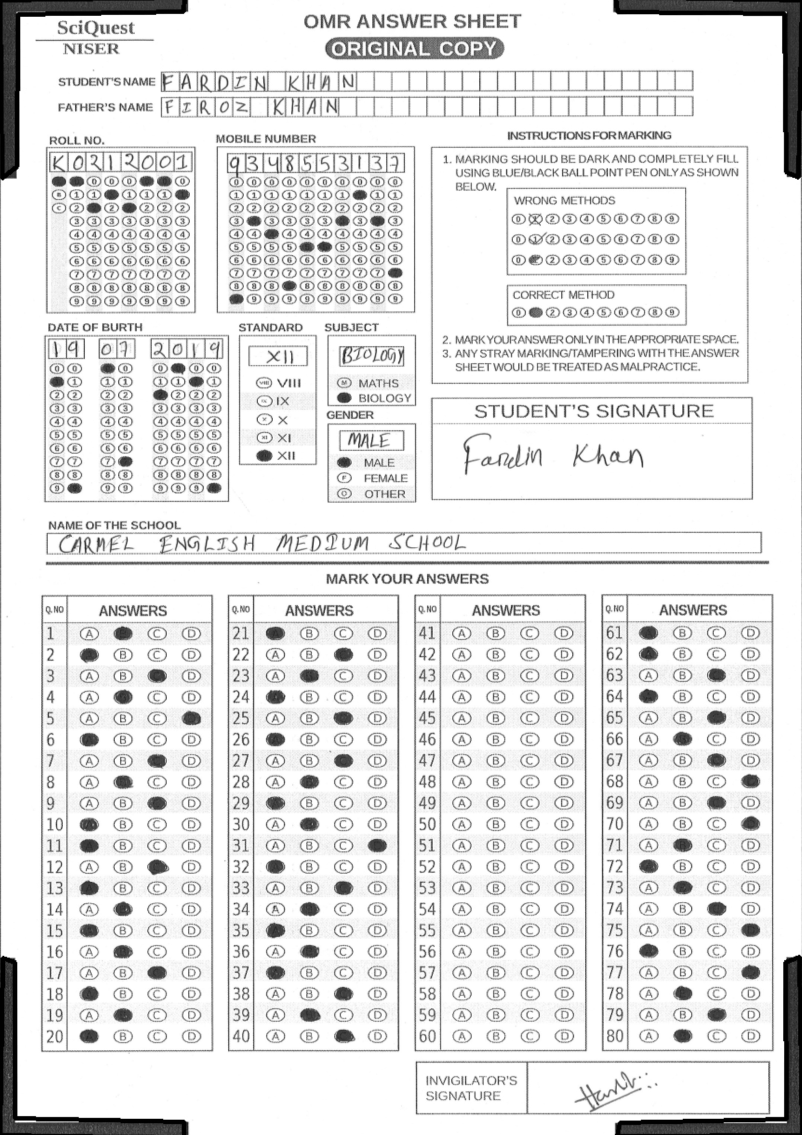
#> input picture OMR_reader/Croped/91204150515_001.jpg, 1604 x 2270 px (shown at 1/2 size); its folder holds only this picture in this run
$ python crop_pro.py --input ../Croped/91204150515_001.jpg   (older library calls are emulated)
#> lines starting #> are read from the running program, lines starting #| are printed output that depends on the picture; after the words box and inside, x2 and y2 are one past the last pixel; in counts of white or black regions, pixels touching at a corner belong together
import argparse
import cv2 as cv
import glob
import numpy as np

CORNER_FEATS = (
    0.322965313273202,
    0.19188334690998524,
    1.1514327482234812,
    0.998754685666376,
)
TRANSF_SIZE = 512
sheet_size=[1604,2270]


def corner_point_contour(contour):
    "this function will find the corner point of contour(L shaped) by \
    first find the points with longest distance and then drow a line from \
    this two points now which point is farest from the line is the corner of \
    the contour"
    p1=0
    p2=1
    line=(p1,p2)
    for i in range(6):
        for j in range(i+1,6):
            if(np.linalg.norm(contour[i]-contour[j])>np.linalg.norm(contour[p1]-contour[p2])):
                p1=i
                p2=j
            # [4 lines of commented-out code are left out]
    print(p1,p2)
    line=[p1,p2]
    exce=[i for i in range(6) if i not in line]
    print(exce)
    return contour[sorted(exce,key=lambda c:np.linalg.norm(np.cross(contour[p2]-contour[p1], contour[p1]-contour[c]))/np.linalg.norm(contour[p2]-contour[p1]),reverse=True)[0]][0]


def normalize(im):
    return cv.normalize(im, np.zeros(im.shape), 0, 255, norm_type=cv.NORM_MINMAX)

def get_approx_contour(contour, tol=.01):
    """Get rid of 'useless' points in the contour"""
    epsilon = tol * cv.arcLength(contour, True)
    return cv.approxPolyDP(contour, epsilon, True)

def get_contours(image_gray):
    im2, contours, hierarchy = cv.findContours(
        image_gray, cv.RETR_TREE, cv.CHAIN_APPROX_SIMPLE)

    #print(contours)
    #cv.imshow("im2",im2)
    #cv.imwrite("test2.png",im2,[cv.IMWRITE_PNG_COMPRESSION])

    return map(get_approx_contour, contours)

def get_corners(contours):
    return sorted(
        contours,
        key=lambda c: features_distance(CORNER_FEATS, get_features(c)))[:4]

def get_bounding_rect(contour):
    rect = cv.minAreaRect(contour)
    box = cv.boxPoints(rect)
    return np.int0(box)

def get_convex_hull(contour):
    return cv.convexHull(contour)

def get_contour_area_by_hull_area(contour):
    return (cv.contourArea(contour) /
            cv.contourArea(get_convex_hull(contour)))

def get_contour_area_by_bounding_box_area(contour):
    return (cv.contourArea(contour) /
            cv.contourArea(get_bounding_rect(contour)))

def get_contour_perim_by_hull_perim(contour):
    return (cv.arcLength(contour, True) /
            cv.arcLength(get_convex_hull(contour), True))

def get_contour_perim_by_bounding_box_perim(contour):
    return (cv.arcLength(contour, True) /
            cv.arcLength(get_bounding_rect(contour), True))

def get_features(contour):
    try:

        print(
            get_contour_area_by_hull_area(contour),
            get_contour_area_by_bounding_box_area(contour),
            get_contour_perim_by_hull_perim(contour),
            get_contour_perim_by_bounding_box_perim(contour),
        )
        return (
            get_contour_area_by_hull_area(contour),
            get_contour_area_by_bounding_box_area(contour),
            get_contour_perim_by_hull_perim(contour),
            get_contour_perim_by_bounding_box_perim(contour),
        )
    except ZeroDivisionError:
        return 4*[np.inf]

def features_distance(f1, f2):
    return np.linalg.norm(np.array(f1) - np.array(f2))

# Default mutable arguments should be harmless here
def draw_point(point, img, radius=5, color=(0, 0, 255)):
    cv.circle(img, tuple(point), radius, color, -1)


def order_points(points):
    """Order points counter-clockwise-ly."""
    origin = np.mean(points, axis=0)

    def positive_angle(p):
        x, y = p - origin
        ang = np.arctan2(y, x)
        return 2 * np.pi + ang if ang < 0 else ang

    return sorted(points, key=positive_angle)

def get_outmost_points(contours):
    return list(map(corner_point_contour,contours))

def perspective_transform(img, points):
    "Transform img so that points are the new corners"
    source = np.array(
        points,
        dtype="float32")

    dest = np.array([
        sheet_size,
        [0, sheet_size[1]],
        [0, 0],
        [sheet_size[0], 0]],
        dtype="float32")

    img_dest = img.copy()
    transf = cv.getPerspectiveTransform(source, dest)
    warped = cv.warpPerspective(img, transf, tuple(sheet_size))
    return warped


def main():

    #--------------------- taking file name form argument ---------------------------------------
    parser= argparse.ArgumentParser()

    parser.add_argument(
        "--input",
        help="Input image filename",
        required=True,
        type=str)

    args = parser.parse_args()
    print(args.input)


    # reading image
    originalImage= cv.imread(args.input,0)
#> originalImage is the input picture: shape (2270, 1604); min 0, max 255, mean 227.9
    #cv.imshow("imput image",im_org)
    #cv.waitKey()

    scale_percent = 40 # percent of original size
    width = int(originalImage.shape[1] * scale_percent / 100)
    height = int(originalImage.shape[0] * scale_percent / 100)
    dim = (width, height)
	# resize image
    im_org = cv.resize(originalImage, dim, interpolation = cv.INTER_AREA)
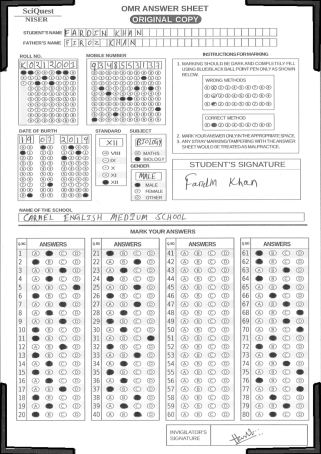
#> im_org: shape (908, 641) (shown at 1/2 size); min 0, max 255, mean 227.9


    blurred = cv.GaussianBlur(im_org,(11,11),10)
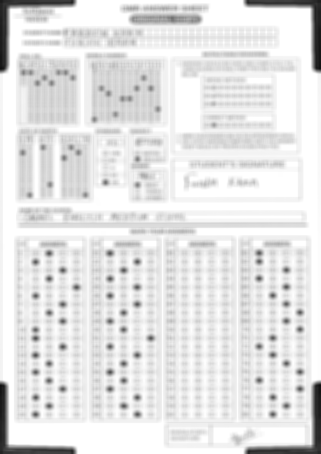
#> blurred: shape (908, 641) (shown at 1/2 size); min 15, max 255, mean 228.1


    #cv.imshow("blurred",blurred)


    im = normalize(blurred)


    #cv.imshow("im",im)

    ret, im = cv.threshold(im, 127, 255, cv.THRESH_BINARY)
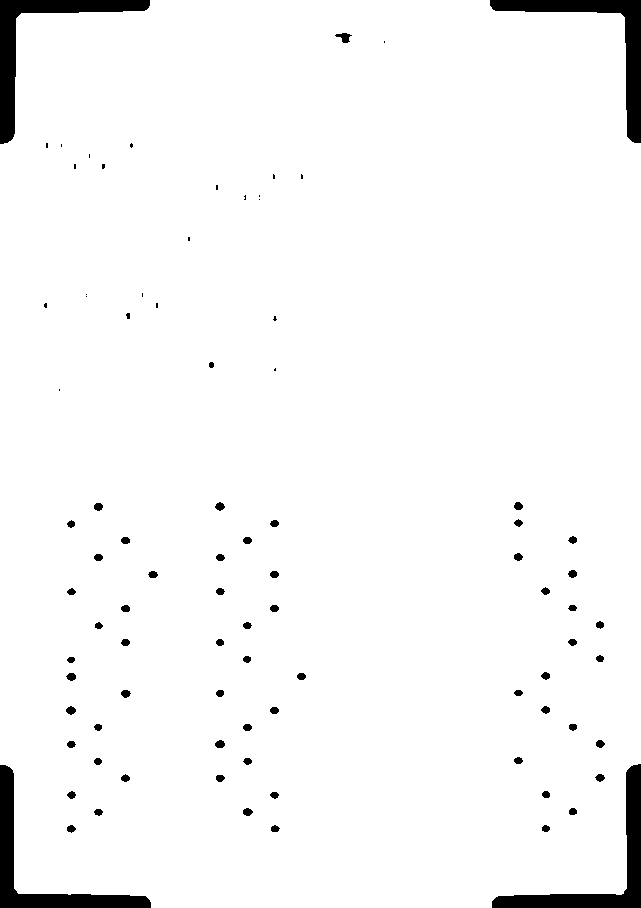
#> im: shape (908, 641); 96.8% white; 89 black regions (22 under 20 px)
    # cv.imshow("im",im)


    contours = get_contours(im)
#> in get_contours, `im2, contours, hierarchy = cv.findContours( image_gray, cv.RETR_TREE, ..`: contours = 86 contours, 21 with area under 20; largest, box (x1, y1, x2, y2) and area: (0, 0, 641, 908) 565271, (334, 32, 353, 44) 113, (214, 739, 226, 749) 74, (65, 705, 77, 716) 74, (214, 501, 226, 512) 72
    corners = get_corners(contours)
#> corners = 4 contours, 2 with area under 20; largest, box (x1, y1, x2, y2) and area: (334, 32, 353, 44) 112, (541, 824, 551, 833) 54
    cv.drawContours(im_org, corners, -1, (0, 255, 0), 3)
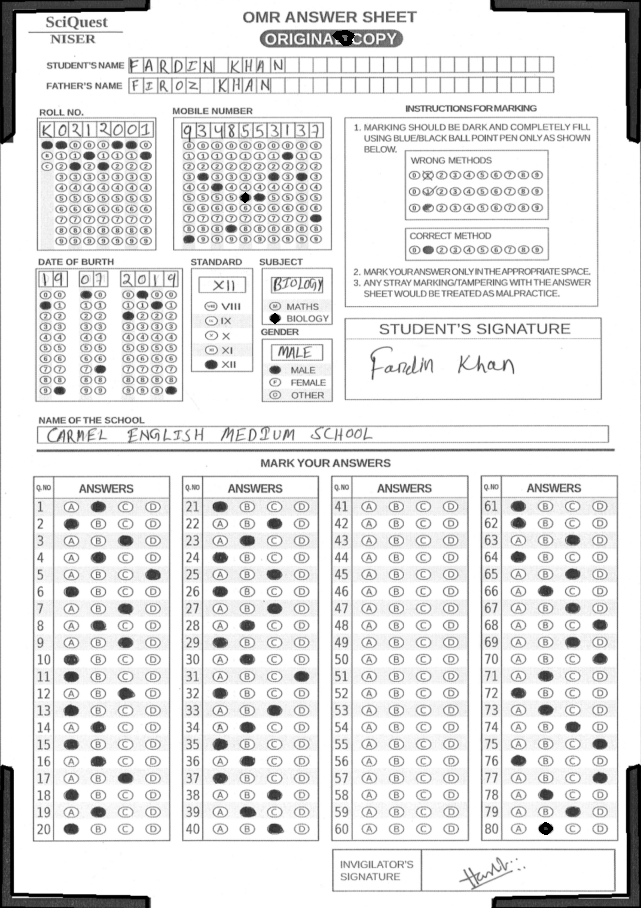
#> im_org: shape (908, 641); 0.08% of pixels changed, all inside (x1, y1, x2, y2) = (241, 30, 553, 835)

    #cv.imshow("im_orig2",im_org)


    outmost = order_points(get_outmost_points(corners))
#| 0 4
#| [1, 2, 3, 5]
#| 0 5
#| [1, 2, 3, 4]
#| 0 5
#| [1, 2, 3, 4]
#> in order_points, `origin = np.mean(points, axis=0)`: origin = [353.2, 343.8]
#> in positive_angle, `x, y = p - origin`: x = -11.25; y = -311.8
#> in positive_angle, `ang = np.arctan2(y, x)`: ang = -1.61
#> outmost = [[548, 825], [277, 319], [246, 199], [342, 32]]

    # for i in outmost:
        # draw_point(i, im_org, radius=5, color=(255, 0, 0))

    cropedImage = perspective_transform(im_org, outmost)
#> in perspective_transform, `transf = cv.getPerspectiveTransform(source, dest)`: transf = [[-11.15, 2.88, 2168.7], [-3.34, -1.92, 1204.8], [-0.00589, 0.00152, 1]]
#> in perspective_transform, `warped = cv.warpPerspective(img, transf, tuple(sheet_size))`:
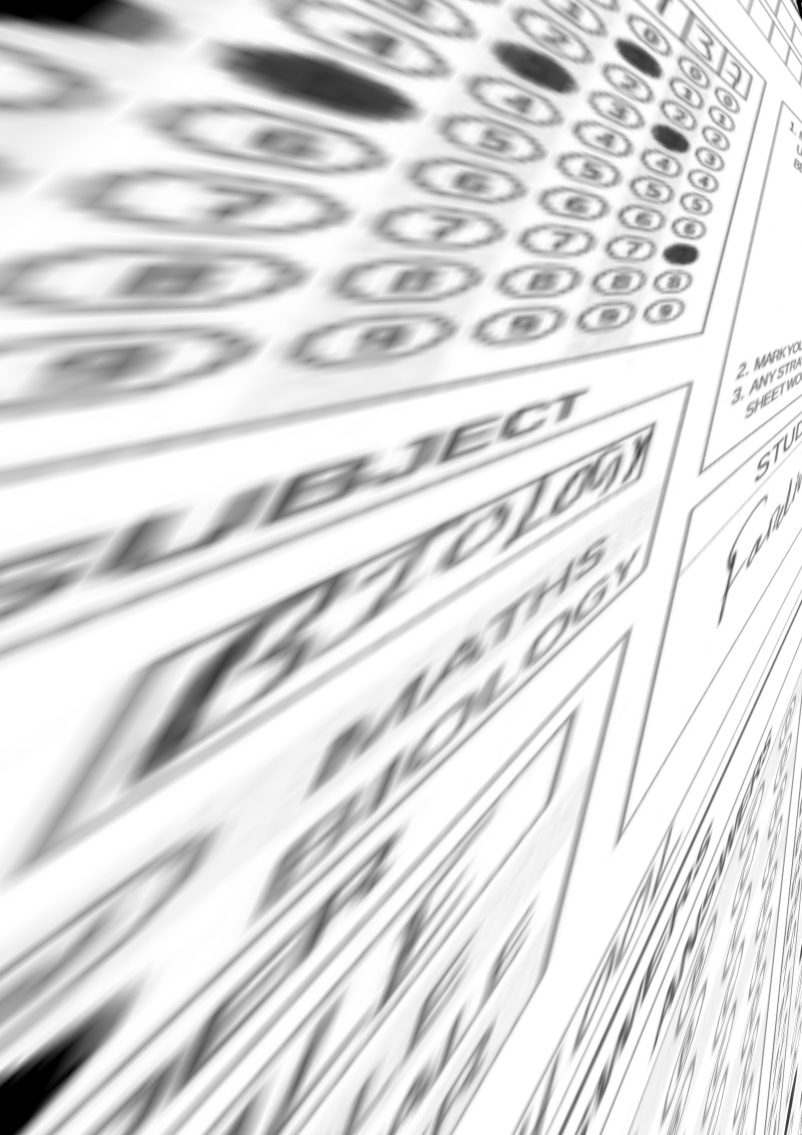
#> warped: shape (2270, 1604) (shown at 1/2 size); min 0, max 255, mean 220.3
    cv.imwrite("./Croped/"+args.input.split("/")[-1],cropedImage,[cv.IMWRITE_PNG_COMPRESSION])


if __name__ == '__main__':
    main()

$ run again, on OMR_reader/Croped/91204150515_006.jpg
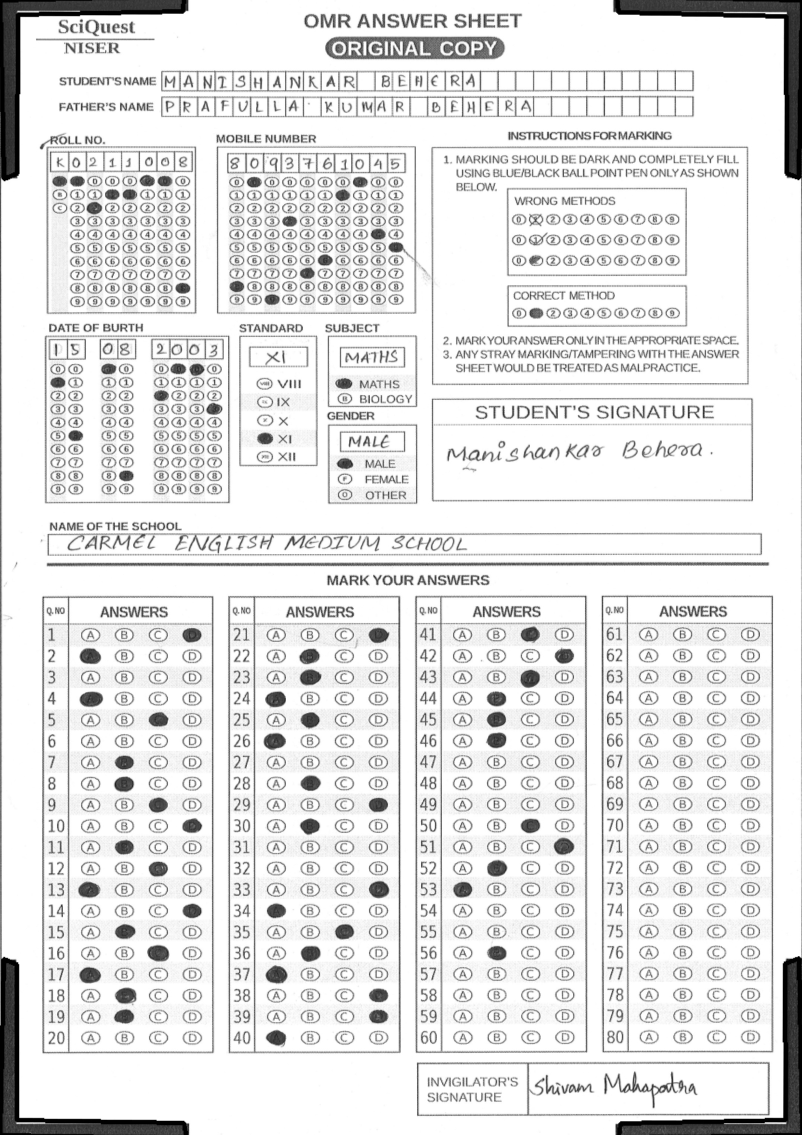
#> input picture OMR_reader/Croped/91204150515_006.jpg, 1604 x 2270 px (shown at 1/2 size)
#> in main, originalImage is the input picture: shape (2270, 1604); min 0, max 255, mean 227.6
#> in main, `ret, im = cv.threshold(im, 127, 255, cv.THRESH_BINARY)`:
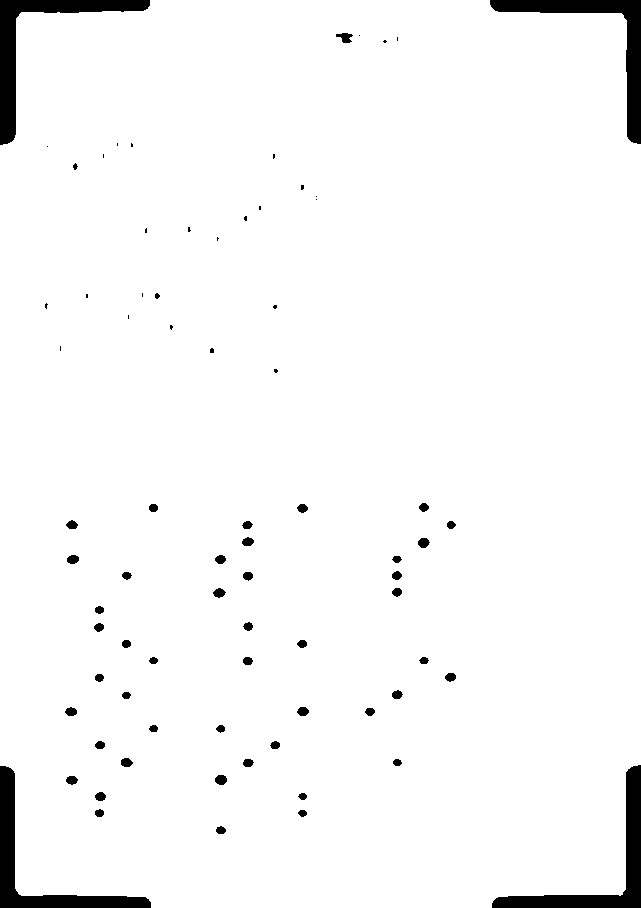
#> im: shape (908, 641); 96.8% white; 77 black regions (25 under 20 px)
#> contours = 74 contours, 23 with area under 20; largest, box (x1, y1, x2, y2) and area: (0, 0, 641, 908) 565370, (335, 32, 354, 44) 128, (214, 774, 228, 786) 112, (417, 537, 431, 549) 104, (66, 554, 80, 565) 101
#> corners = 4 contours, 3 with area under 20; largest, box (x1, y1, x2, y2) and area: (335, 32, 354, 44) 127
#| 0 4
#| [1, 2, 3, 5]
#| 0 5
#| [1, 2, 3, 4]
#| 0 4
#| [1, 2, 3, 5]
#> origin = [200, 201]
#> x = 142; y = -169
#> ang = -0.872
#> outmost = [[219, 238], [191, 230], [48, 304], [342, 32]]
#> transf = [[-4.82, -9.32, 3063.5], [-2.98, -3.22, 1120.4], [-0.000486, -0.0043, 1]]
#> in perspective_transform, `warped = cv.warpPerspective(img, transf, tuple(sheet_size))`:
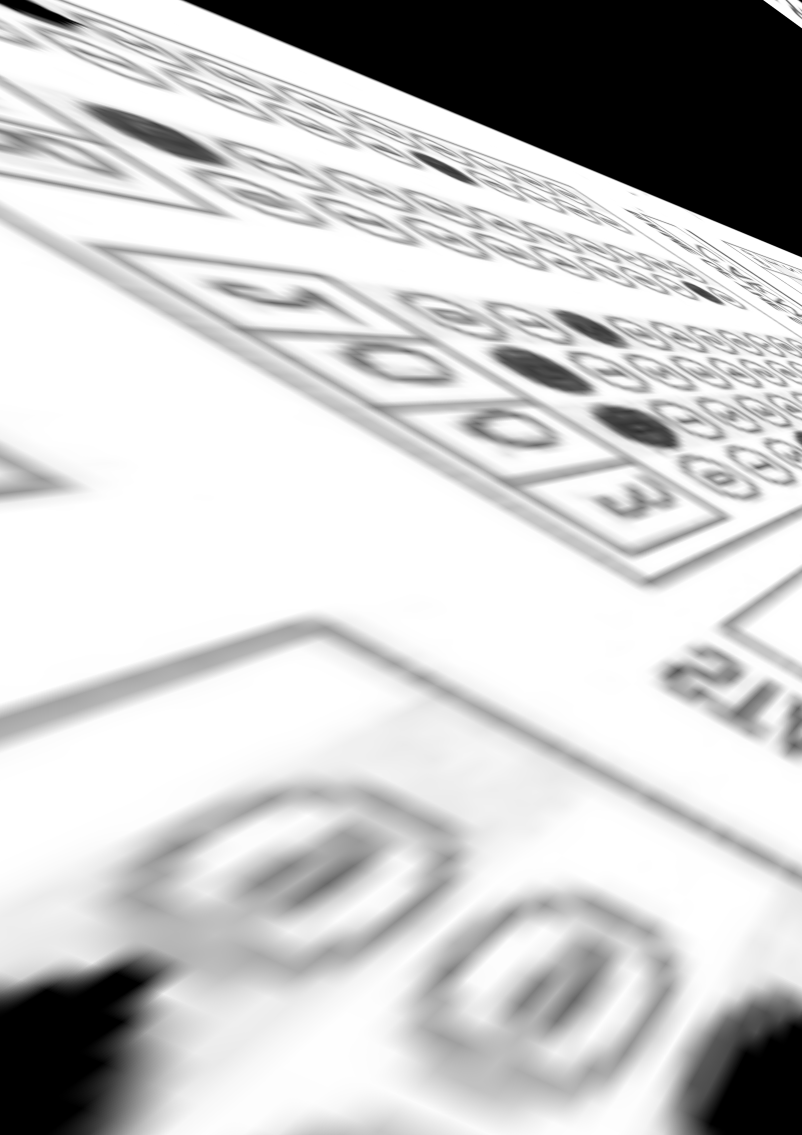
#> warped: shape (2270, 1604) (shown at 1/2 size); min 0, max 255, mean 200.3
